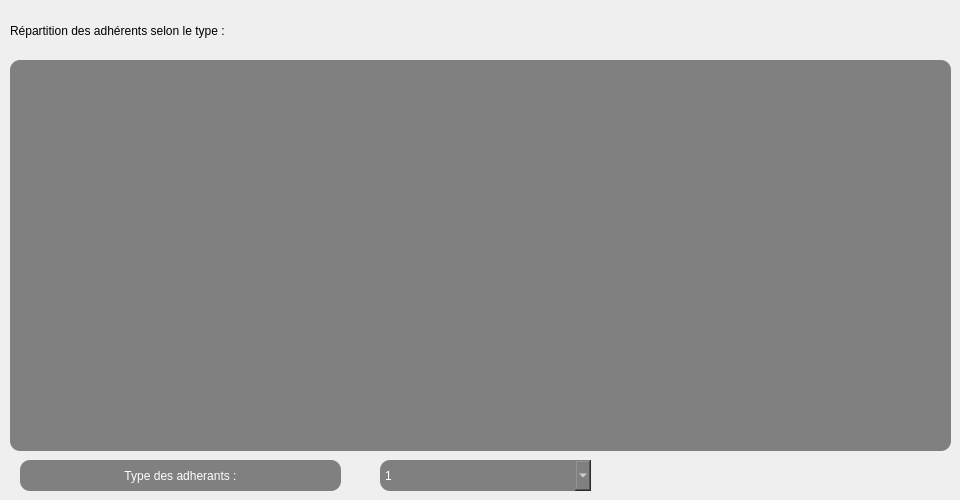
      <widget class="QWidget" name="tab_20">
       <attribute name="title">
        <string>Repartition</string>
       </attribute>
       <widget class="QPushButton" name="pushButton_10">
        <property name="geometry">
         <rect>
          <x>20</x>
          <y>460</y>
          <width>321</width>
          <height>31</height>
         </rect>
        </property>
        <property name="styleSheet">
         <string notr="true">border-radius: 10px;
background-color: grey;
color: rgb(255, 255, 255);
alternate-background-color: rgb(255, 255, 255);</string>
        </property>
        <property name="text">
         <string>Type des adherants :</string>
        </property>
       </widget>
       <widget class="QComboBox" name="comboBox_2">
        <property name="geometry">
         <rect>
          <x>380</x>
          <y>460</y>
          <width>211</width>
          <height>31</height>
         </rect>
        </property>
        <property name="styleSheet">
         <string notr="true">border-radius: 10px;
background-color: grey;
color: rgb(255, 255, 255);
alternate-background-color: rgb(255, 255, 255);</string>
        </property>
        <item>
         <property name="text">
          <string>1</string>
         </property>
        </item>
        <item>
         <property name="text">
          <string>2</string>
         </property>
        </item>
        <item>
         <property name="text">
          <string>3</string>
         </property>
        </item>
       </widget>
       <widget class="QLabel" name="label_53">
        <property name="geometry">
         <rect>
          <x>10</x>
          <y>10</y>
          <width>481</width>
          <height>41</height>
         </rect>
        </property>
        <property name="text">
         <string>Répartition des adhérents selon le type :</string>
        </property>
       </widget>
       <widget class="QTableView" name="tableView_10">
        <property name="geometry">
         <rect>
          <x>10</x>
          <y>60</y>
          <width>941</width>
          <height>391</height>
         </rect>
        </property>
        <property name="styleSheet">
         <string notr="true">border-radius: 10px;
background-color: grey;
color: rgb(255, 255, 255);
alternate-background-color: rgb(255, 255, 255);</string>
        </property>
       </widget>
      </widget>
